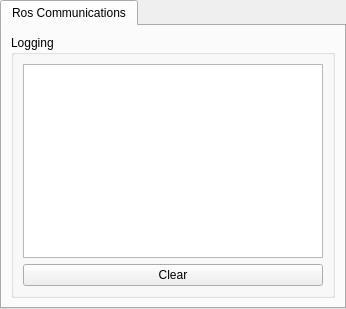
     <widget class="QTabWidget" name="tab_manager">
      <property name="minimumSize">
       <size>
        <width>100</width>
        <height>0</height>
       </size>
      </property>
      <property name="locale">
       <locale language="English" country="Australia"/>
      </property>
      <property name="currentIndex">
       <number>0</number>
      </property>
      <widget class="QWidget" name="tab_status">
       <attribute name="title">
        <string>Ros Communications</string>
       </attribute>
       <layout class="QVBoxLayout" name="verticalLayout_2">
        <item>
         <widget class="QGroupBox" name="groupBox_log">
          <property name="sizePolicy">
           <sizepolicy hsizetype="MinimumExpanding" vsizetype="Preferred">
            <horstretch>0</horstretch>
            <verstretch>0</verstretch>
           </sizepolicy>
          </property>
          <property name="title">
           <string>Logging</string>
          </property>
          <layout class="QGridLayout" name="gridLayout_3">
           <item row="1" column="0">
            <widget class="QPushButton" name="button_clear_log">
             <property name="minimumSize">
              <size>
               <width>300</width>
               <height>0</height>
              </size>
             </property>
             <property name="text">
              <string>Clear</string>
             </property>
            </widget>
           </item>
           <item row="0" column="0">
            <widget class="QListView" name="view_logging"/>
           </item>
          </layout>
         </widget>
        </item>
       </layout>
      </widget>
     </widget>
